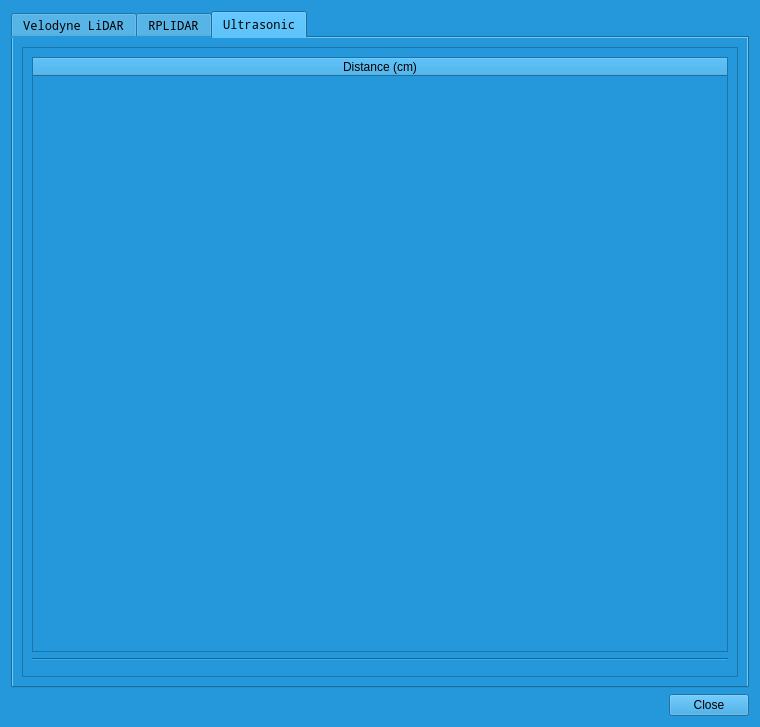
<?xml version="1.0" encoding="UTF-8"?>
<ui version="4.0">
 <class>Sensors</class>
 <widget class="QDialog" name="Sensors">
  <property name="geometry">
   <rect>
    <x>0</x>
    <y>0</y>
    <width>760</width>
    <height>727</height>
   </rect>
  </property>
  <property name="windowTitle">
   <string>Sensors</string>
  </property>
  <property name="styleSheet">
   <string notr="true">background-color: #2498db</string>
  </property>
  <layout class="QGridLayout" name="gridLayout_4">
   <item row="1" column="0">
    <widget class="QDialogButtonBox" name="buttonBox">
     <property name="orientation">
      <enum>Qt::Horizontal</enum>
     </property>
     <property name="standardButtons">
      <set>QDialogButtonBox::Close</set>
     </property>
    </widget>
   </item>
   <item row="0" column="0">
    <widget class="QTabWidget" name="TabWidget">
     <property name="font">
      <font>
       <family>Noto Mono</family>
      </font>
     </property>
     <property name="layoutDirection">
      <enum>Qt::LeftToRight</enum>
     </property>
     <property name="tabPosition">
      <enum>QTabWidget::North</enum>
     </property>
     <property name="currentIndex">
      <number>2</number>
     </property>
     <widget class="QWidget" name="Velodyne">
      <attribute name="title">
       <string>Velodyne LiDAR</string>
      </attribute>
      <layout class="QHBoxLayout" name="horizontalLayout_2">
       <item>
        <widget class="QFrame" name="frame">
         <property name="sizePolicy">
          <sizepolicy hsizetype="Expanding" vsizetype="Expanding">
           <horstretch>0</horstretch>
           <verstretch>0</verstretch>
          </sizepolicy>
         </property>
         <property name="frameShape">
          <enum>QFrame::StyledPanel</enum>
         </property>
         <property name="frameShadow">
          <enum>QFrame::Raised</enum>
         </property>
         <layout class="QVBoxLayout" name="verticalLayout">
          <item>
           <layout class="QHBoxLayout" name="horizontalLayout_3">
            <item>
             <widget class="QTreeWidget" name="treeWidget">
              <column>
               <property name="text">
                <string>Point ID</string>
               </property>
               <property name="textAlignment">
                <set>AlignCenter</set>
               </property>
              </column>
              <column>
               <property name="text">
                <string>Distance (m)</string>
               </property>
               <property name="textAlignment">
                <set>AlignCenter</set>
               </property>
              </column>
              <column>
               <property name="text">
                <string>Angle (°)</string>
               </property>
               <property name="textAlignment">
                <set>AlignCenter</set>
               </property>
              </column>
              <item>
               <property name="text">
                <string>1</string>
               </property>
               <property name="textAlignment">
                <set>AlignCenter</set>
               </property>
              </item>
              <item>
               <property name="text">
                <string>2</string>
               </property>
               <property name="textAlignment">
                <set>AlignCenter</set>
               </property>
              </item>
              <item>
               <property name="text">
                <string>3</string>
               </property>
               <property name="textAlignment">
                <set>AlignCenter</set>
               </property>
              </item>
              <item>
               <property name="text">
                <string>4</string>
               </property>
               <property name="textAlignment">
                <set>AlignCenter</set>
               </property>
              </item>
              <item>
               <property name="text">
                <string>5</string>
               </property>
               <property name="textAlignment">
                <set>AlignCenter</set>
               </property>
              </item>
              <item>
               <property name="text">
                <string>6</string>
               </property>
               <property name="textAlignment">
                <set>AlignCenter</set>
               </property>
              </item>
              <item>
               <property name="text">
                <string>7</string>
               </property>
               <property name="textAlignment">
                <set>AlignCenter</set>
               </property>
              </item>
              <item>
               <property name="text">
                <string>8</string>
               </property>
               <property name="textAlignment">
                <set>AlignCenter</set>
               </property>
              </item>
              <item>
               <property name="text">
                <string>9</string>
               </property>
               <property name="textAlignment">
                <set>AlignCenter</set>
               </property>
              </item>
              <item>
               <property name="text">
                <string>10</string>
               </property>
               <property name="textAlignment">
                <set>AlignCenter</set>
               </property>
              </item>
              <item>
               <property name="text">
                <string>11</string>
               </property>
               <property name="textAlignment">
                <set>AlignCenter</set>
               </property>
              </item>
              <item>
               <property name="text">
                <string>12</string>
               </property>
               <property name="textAlignment">
                <set>AlignCenter</set>
               </property>
              </item>
              <item>
               <property name="text">
                <string>13</string>
               </property>
               <property name="textAlignment">
                <set>AlignCenter</set>
               </property>
              </item>
              <item>
               <property name="text">
                <string>14</string>
               </property>
               <property name="textAlignment">
                <set>AlignCenter</set>
               </property>
              </item>
              <item>
               <property name="text">
                <string>15</string>
               </property>
               <property name="textAlignment">
                <set>AlignCenter</set>
               </property>
              </item>
              <item>
               <property name="text">
                <string>16</string>
               </property>
               <property name="textAlignment">
                <set>AlignCenter</set>
               </property>
              </item>
              <item>
               <property name="text">
                <string>17</string>
               </property>
               <property name="textAlignment">
                <set>AlignCenter</set>
               </property>
              </item>
              <item>
               <property name="text">
                <string>18</string>
               </property>
               <property name="textAlignment">
                <set>AlignCenter</set>
               </property>
              </item>
              <item>
               <property name="text">
                <string>19</string>
               </property>
               <property name="textAlignment">
                <set>AlignCenter</set>
               </property>
              </item>
              <item>
               <property name="text">
                <string>20</string>
               </property>
               <property name="textAlignment">
                <set>AlignCenter</set>
               </property>
              </item>
              <item>
               <property name="text">
                <string>21</string>
               </property>
               <property name="textAlignment">
                <set>AlignCenter</set>
               </property>
              </item>
              <item>
               <property name="text">
                <string>22</string>
               </property>
               <property name="textAlignment">
                <set>AlignCenter</set>
               </property>
              </item>
              <item>
               <property name="text">
                <string>23</string>
               </property>
               <property name="textAlignment">
                <set>AlignCenter</set>
               </property>
              </item>
              <item>
               <property name="text">
                <string>24</string>
               </property>
               <property name="textAlignment">
                <set>AlignCenter</set>
               </property>
              </item>
              <item>
               <property name="text">
                <string>25</string>
               </property>
               <property name="textAlignment">
                <set>AlignCenter</set>
               </property>
              </item>
              <item>
               <property name="text">
                <string>26</string>
               </property>
               <property name="textAlignment">
                <set>AlignCenter</set>
               </property>
              </item>
              <item>
               <property name="text">
                <string>27</string>
               </property>
               <property name="textAlignment">
                <set>AlignCenter</set>
               </property>
              </item>
              <item>
               <property name="text">
                <string>28</string>
               </property>
               <property name="textAlignment">
                <set>AlignCenter</set>
               </property>
              </item>
              <item>
               <property name="text">
                <string>29</string>
               </property>
               <property name="textAlignment">
                <set>AlignCenter</set>
               </property>
              </item>
              <item>
               <property name="text">
                <string>30</string>
               </property>
               <property name="textAlignment">
                <set>AlignCenter</set>
               </property>
               <property name="text">
                <string/>
               </property>
               <property name="textAlignment">
                <set>AlignCenter</set>
               </property>
              </item>
              <item>
               <property name="text">
                <string>31</string>
               </property>
               <property name="textAlignment">
                <set>AlignCenter</set>
               </property>
              </item>
              <item>
               <property name="text">
                <string>32</string>
               </property>
               <property name="textAlignment">
                <set>AlignCenter</set>
               </property>
              </item>
             </widget>
            </item>
           </layout>
          </item>
          <item>
           <widget class="Line" name="line">
            <property name="orientation">
             <enum>Qt::Horizontal</enum>
            </property>
           </widget>
          </item>
          <item>
           <widget class="QWidget" name="Graph" native="true"/>
          </item>
         </layout>
        </widget>
       </item>
      </layout>
     </widget>
     <widget class="QWidget" name="Operational_Mode">
      <attribute name="title">
       <string>RPLIDAR</string>
      </attribute>
      <layout class="QGridLayout" name="gridLayout_3">
       <item row="0" column="0">
        <widget class="QFrame" name="frame_2">
         <property name="sizePolicy">
          <sizepolicy hsizetype="Expanding" vsizetype="Expanding">
           <horstretch>0</horstretch>
           <verstretch>0</verstretch>
          </sizepolicy>
         </property>
         <property name="maximumSize">
          <size>
           <width>16777215</width>
           <height>16777215</height>
          </size>
         </property>
         <property name="frameShape">
          <enum>QFrame::StyledPanel</enum>
         </property>
         <property name="frameShadow">
          <enum>QFrame::Raised</enum>
         </property>
         <layout class="QVBoxLayout" name="verticalLayout_7">
          <item>
           <layout class="QVBoxLayout" name="verticalLayout_6">
            <item>
             <widget class="Line" name="line_2">
              <property name="orientation">
               <enum>Qt::Horizontal</enum>
              </property>
             </widget>
            </item>
            <item>
             <widget class="QWidget" name="RPLIDAR_Plot" native="true"/>
            </item>
           </layout>
          </item>
         </layout>
        </widget>
       </item>
      </layout>
     </widget>
     <widget class="QWidget" name="tab_3">
      <attribute name="title">
       <string>Ultrasonic</string>
      </attribute>
      <layout class="QVBoxLayout" name="verticalLayout_8">
       <item>
        <widget class="QFrame" name="frame_3">
         <property name="frameShape">
          <enum>QFrame::StyledPanel</enum>
         </property>
         <property name="frameShadow">
          <enum>QFrame::Raised</enum>
         </property>
         <layout class="QVBoxLayout" name="verticalLayout_3">
          <item>
           <layout class="QVBoxLayout" name="verticalLayout_2">
            <item>
             <widget class="QTreeWidget" name="treeWidget_4">
              <column>
               <property name="text">
                <string>Distance (cm)</string>
               </property>
               <property name="textAlignment">
                <set>AlignCenter</set>
               </property>
              </column>
             </widget>
            </item>
           </layout>
          </item>
          <item>
           <widget class="Line" name="line_3">
            <property name="orientation">
             <enum>Qt::Horizontal</enum>
            </property>
           </widget>
          </item>
          <item>
           <widget class="QWidget" name="Plot" native="true"/>
          </item>
         </layout>
        </widget>
       </item>
      </layout>
     </widget>
    </widget>
   </item>
  </layout>
 </widget>
 <resources/>
 <connections>
  <connection>
   <sender>buttonBox</sender>
   <signal>accepted()</signal>
   <receiver>Sensors</receiver>
   <slot>accept()</slot>
   <hints>
    <hint type="sourcelabel">
     <x>248</x>
     <y>254</y>
    </hint>
    <hint type="destinationlabel">
     <x>157</x>
     <y>274</y>
    </hint>
   </hints>
  </connection>
  <connection>
   <sender>buttonBox</sender>
   <signal>rejected()</signal>
   <receiver>Sensors</receiver>
   <slot>reject()</slot>
   <hints>
    <hint type="sourcelabel">
     <x>316</x>
     <y>260</y>
    </hint>
    <hint type="destinationlabel">
     <x>286</x>
     <y>274</y>
    </hint>
   </hints>
  </connection>
 </connections>
</ui>
